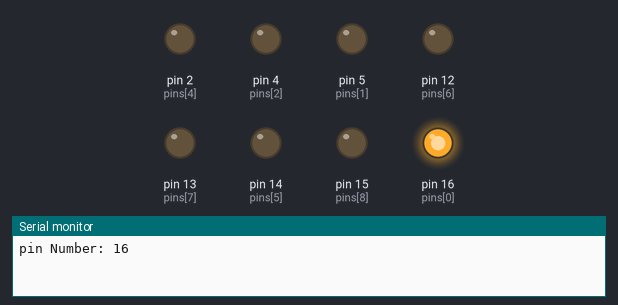
Simulated run of this sketch. Board: Arduino Uno, built with avr-gcc and run on an emulated ATmega328P. Parts: output pins drawn as LEDs (lit = HIGH), the last lines printed to the serial monitor. Pins used as bus, display or sensor lines are not drawn.

Above: at 0.5 s.
At 2.0 s:
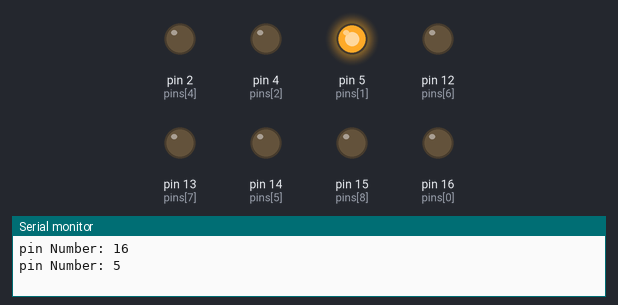
At 5.0 s:
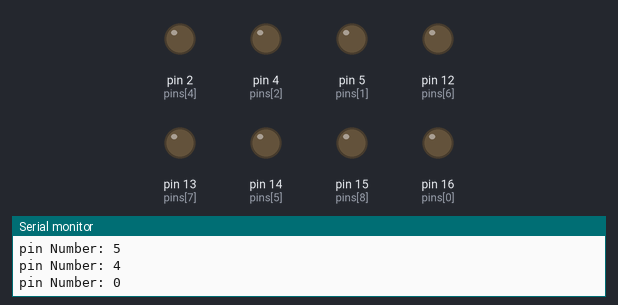
At 8.0 s:
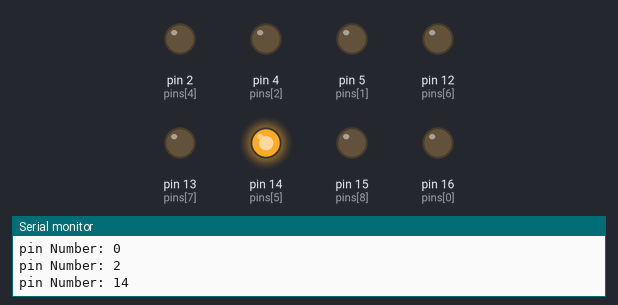
At 11.0 s:
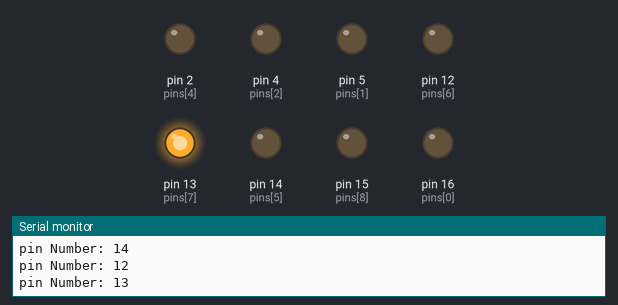
At 17.0 s:
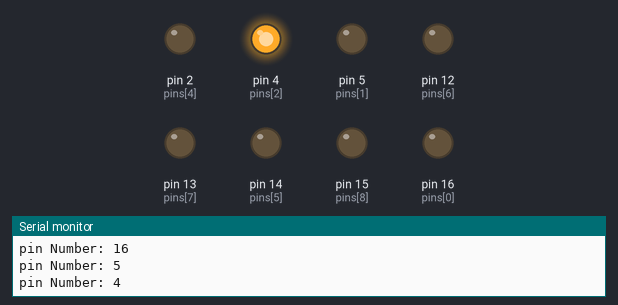
Timing chart, 0 to 17.6 s (numbered marks = the images above):
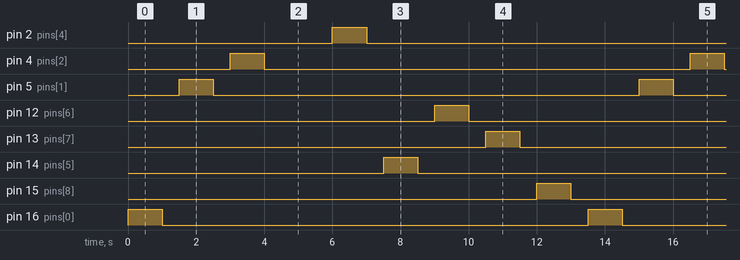

The sketch:

Turn_On_ALL_GPIOS.ino
```cpp
/*
Task:
Using a for loop switch all the the digital pin on you controller 1 by 1;
1. digitaly high the digital pin
2. Print pin number
3. digitaly low pin.
4. move to next pin


*/
 int pins[9] = {16,5,4,0,2,14,12,13,15};
void setup() {
  Serial.begin(115200);
  for(int i=0;i<9;i++){
    pinMode(pins[i], OUTPUT);

    }


}

void loop() {
  for(int i=0;i<9;i++){


    digitalWrite(pins[i],HIGH);
    Serial.print("pin Number: ");
    Serial.println(pins[i]);
    delay(1000);
    digitalWrite(pins[i],LOW);
    delay(500);

    }


}
```

Measured:
- by itself, pin 2 (pins[4]), pin 4 (pins[2]), pin 5 (pins[1]), pin 12 (pins[6]), pin 13 (pins[7]), pin 14 (pins[5]), pin 15 (pins[8]), pin 16 (pins[0]): alternates HIGH for 1.0 s and LOW for 12.5 s
- by itself, everything shown: repeats every 13.5 s, in 16 steps
